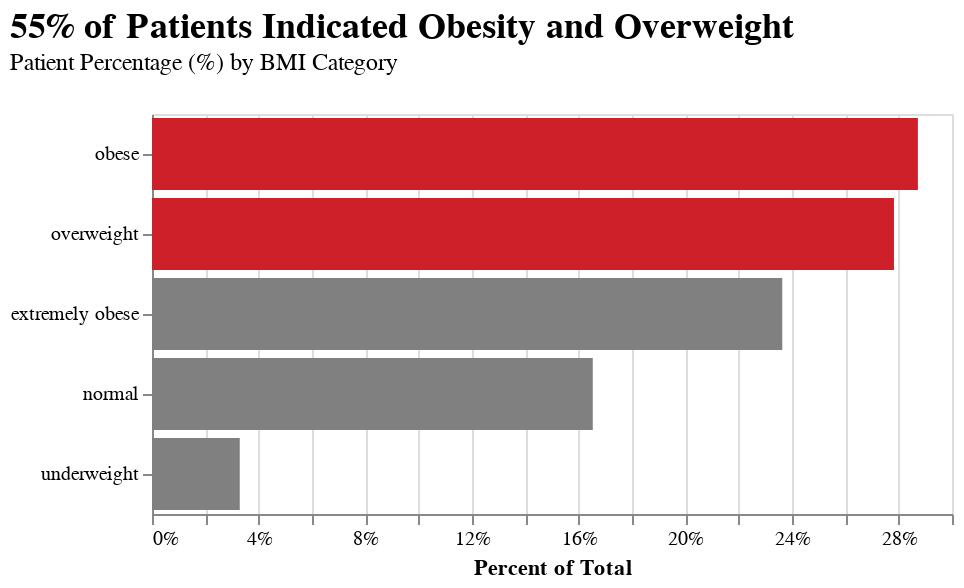

The code cell stored with this chart in its notebook:
### Code cell
# Set color scale
color_scale = alt.Scale(
        domain=['obese', 'overweight', 'extremely obese', 'normal', 'underweight'], 
        range=['#CE2029', '#CE2029', 'grey', 'grey', 'grey'])

# Menampilkan bar chart
alt.Chart(source).mark_bar().encode(
    x=alt.X('category', title='Percent of Total').axis(format='%'),
    y=alt.Y('predicate', title=None, sort='-x'),
    tooltip=alt.Tooltip('category', format='.2%'),
    color=alt.Color('predicate', scale=color_scale, legend=None),
).properties(
    title=alt.Title(
        "55% of Patients Indicated Obesity and Overweight",
        subtitle='Patient Percentage (%) by BMI Category',
        anchor='start',
        font='Calibri',
        fontSize=18,
        offset=20,
    ),
    width=400, height=200,
)

### Figure 1 — Vega-Lite specification as saved in the notebook (floating-point values rounded to 4 significant figures)
{"config": {"view": {"continuousWidth": 300, "continuousHeight": 300}}, "data": {"name": "data-5c74d189baa10f157630ea819fb7d621"}, "mark": {"type": "bar"}, "encoding": {"color": {"field": "predicate", "legend": null, "scale": {"domain": ["obese", "overweight", "extremely obese", "normal", "underweight"], "range": ["#CE2029", "#CE2029", "grey", "grey", "grey"]}, "type": "nominal"}, "tooltip": {"field": "category", "format": ".2%", "type": "quantitative"}, "x": {"axis": {"format": "%"}, "field": "category", "title": "Percent of Total", "type": "quantitative"}, "y": {"field": "predicate", "sort": "-x", "title": null, "type": "nominal"}}, "height": 200, "title": {"text": "55% of Patients Indicated Obesity and Overweight", "anchor": "start", "font": "Calibri", "fontSize": 18, "offset": 20, "subtitle": "Patient Percentage (%) by BMI Category"}, "width": 400, "$schema": "https://vega.github.io/schema/vega-lite/v5.8.0.json", "datasets": {"data-5c74d189baa10f157630ea819fb7d621": [{"predicate": "obese", "category": 0.2872}, {"predicate": "overweight", "category": 0.2782}, {"predicate": "extremely obese", "category": 0.2364}, {"predicate": "normal", "category": 0.1653}, {"predicate": "underweight", "category": 0.03291}]}}
